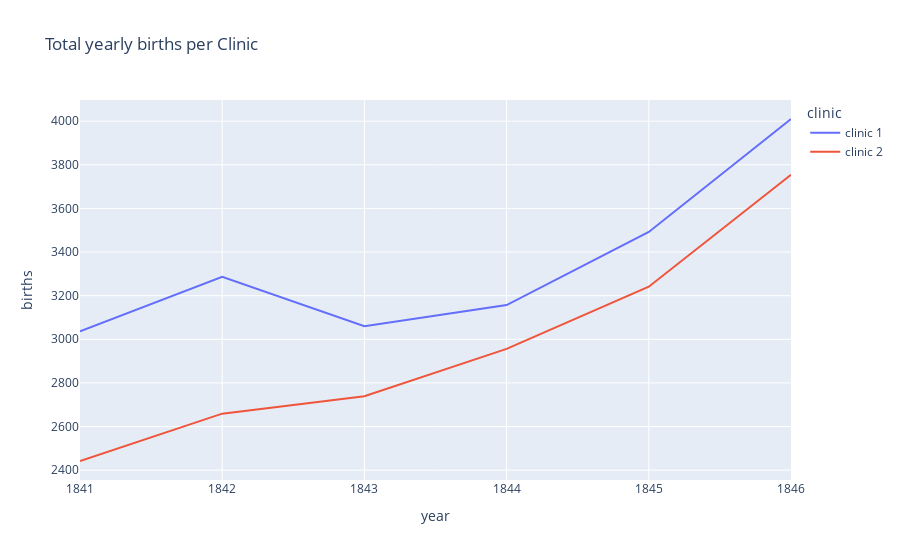

The code cell stored with this chart in its notebook:
### Markdown cell above
# The Yearly Data Split by Clinic

Now let's look at the annual data instead. 

**Challenge 4**: Use plotly to create line charts of the births and deaths of the two different clinics at the Vienna General Hospital. 
* Which clinic is bigger or more busy judging by the number of births?
* Has the hospital had more patients over time? 
* What was the highest number of deaths recorded in clinic 1 and clinic 2?

### Code cell
births_line = px.line(df_yearly, 
                      x='year', 
                      y='births', 
                      color='clinic',
                      title='Total yearly births per Clinic')

births_line.show()

### Figure 1 — Plotly figure (JSON) as saved in the notebook; plotly's stock layout.template omitted (floating-point values rounded to 4 significant figures)
{"data": [{"hovertemplate": "clinic=clinic 1<br>year=%{x}<br>births=%{y}<extra></extra>", "legendgroup": "clinic 1", "line": {"color": "#636efa", "dash": "solid"}, "marker": {"symbol": "circle"}, "mode": "lines", "name": "clinic 1", "orientation": "v", "showlegend": true, "type": "scatter", "x": [1841, 1842, 1843, 1844, 1845, 1846], "xaxis": "x", "y": [3036, 3287, 3060, 3157, 3492, 4010], "yaxis": "y"}, {"hovertemplate": "clinic=clinic 2<br>year=%{x}<br>births=%{y}<extra></extra>", "legendgroup": "clinic 2", "line": {"color": "#EF553B", "dash": "solid"}, "marker": {"symbol": "circle"}, "mode": "lines", "name": "clinic 2", "orientation": "v", "showlegend": true, "type": "scatter", "x": [1841, 1842, 1843, 1844, 1845, 1846], "xaxis": "x", "y": [2442, 2659, 2739, 2956, 3241, 3754], "yaxis": "y"}], "layout": {"legend": {"title": {"text": "clinic"}, "tracegroupgap": 0}, "title": {"text": "Total yearly births per Clinic"}, "xaxis": {"anchor": "y", "domain": [0, 1], "title": {"text": "year"}}, "yaxis": {"anchor": "x", "domain": [0, 1], "title": {"text": "births"}}}}
